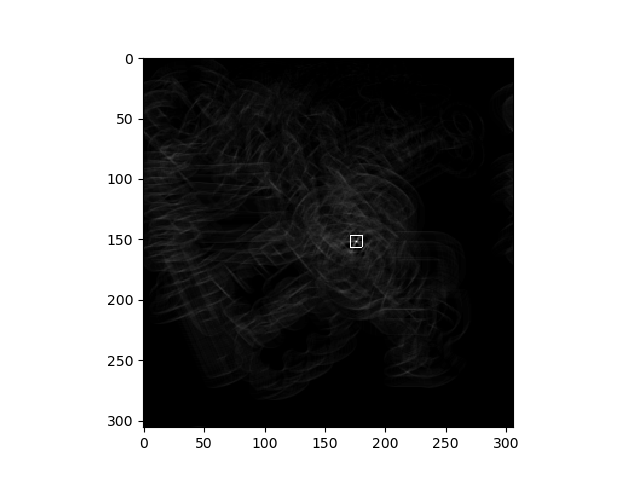
#> input picture generalised-hough-transform/acc-image.png, 640 x 480 px, given in place of r389.bmp, which was not available
$ python -i mp_dataset_gen.py   (imports and definitions only)
#> lines starting #> are read from the running program, lines starting #| are printed output that depends on the picture; after the words box and inside, x2 and y2 are one past the last pixel; in counts of white or black regions, pixels touching at a corner belong together; pictures that were not available may be replaced by others from this repository, and a replacement may not be noted
#! /usr/bin/python3

import os
import time
import random
import uuid

import numpy as np
import cv2
from scipy import ndimage as ndi

N_CPU = 56
N_DATA = 10
LABEL_ID_METADATA = {i: {"filename": f"r{i+1}.bmp", "name": f"r{i+1}"} for i in range(0, 488)}
dataset_out_path = "dataset_out"

def distort_image(img):
    """
    Apply distortion to image using forward mapping.
    """
    # Simulate deformation field
    N = 500
    sh = (N, N)
    img = cv2.resize(img, sh, interpolation=cv2.INTER_LINEAR)
    t = np.random.normal(size=sh)
    dx = ndi.gaussian_filter(t, 80, order=(0,1))
    dy = ndi.gaussian_filter(t, 80, order=(1,0))
    dx *= 30/dx.max()
    dy *= 30/dy.max()

    # Apply forward mapping
    yy, xx = np.indices(sh)
    xmap = (xx-dx).astype(np.float32)
    ymap = (yy-dy).astype(np.float32)
    warped = cv2.remap(img, xmap, ymap ,cv2.INTER_LINEAR)
    return warped

def random_flip(img):
    """
    Randomly flip image.
    """
    if np.random.rand() > 0.5:
        img = np.fliplr(img)
    if np.random.rand() > 0.5:
        img = np.flipud(img)
    return img

def random_rotate(img):
    """
    Randomly rotate image.
    """
    prob_dist = np.cos(np.arange(0, 360)/360*12.56)**200
    prob_dist = prob_dist / np.sum(prob_dist)
    angle = np.random.choice(np.arange(0, 360), p=prob_dist)
    img = ndi.rotate(img, angle, reshape=True)
    return img

def random_resize(img):
    """
    Randomly resize image.
    """
    scalex = np.random.uniform(0.3, 0.6)
    scaley = np.random.uniform(0.3, 0.6)
    img = cv2.resize(img, None, fx=scalex, fy=scaley, interpolation=cv2.INTER_LINEAR)
    return img


def crop_to_bbox(img: np.ndarray) -> np.ndarray:
    th = cv2.threshold(img, 20, 255, cv2.THRESH_BINARY + cv2.THRESH_OTSU)[1]
    coords = cv2.findNonZero(th)
    x, y, w, h = cv2.boundingRect(coords)
    return img[y: y+h, x: x+w]


def load_image(path: "str | int", add_noise: bool = False) -> np.ndarray:
    if isinstance(path, int):
        path = f'00_Oracle/LOBI_Roots/r{path}.bmp'
    img = cv2.imread(path, cv2.IMREAD_GRAYSCALE)
    img = 255 - img  # Invert image
    if add_noise:
        img = distort_image(img)
        img = random_flip(img)
        img = random_rotate(img)
        img = random_resize(img)
        img = crop_to_bbox(img)
    return img

def merge_images(images: "list[np.ndarray]") -> np.ndarray:
    # put images into a blank canvas, which is at random position
    # we also have to output the bounding box of each image, format: (x_center, y_center, w, h)
    IMG_SIZE = 500
    n = len(images)
    canvas = np.zeros((IMG_SIZE, IMG_SIZE))
    bounding_boxes = []
    for i in range(n):
        img = images[i]
        x = np.random.randint(0, IMG_SIZE - img.shape[1])
        y = np.random.randint(0, IMG_SIZE - img.shape[0])
        canvas[y: y+img.shape[0], x: x+img.shape[1]] = np.maximum(img, canvas[y: y+img.shape[0], x: x+img.shape[1]])
        bounding_boxes.append((x + img.shape[1] // 2, y + img.shape[0] // 2, img.shape[1], img.shape[0]))
    return canvas, bounding_boxes

def get_trainable_image(path: str, n_roots: int = None) -> np.ndarray:
    # path is a folder containing images
    randomly_selected_images = [random.choice(range(len(LABEL_ID_METADATA))) for _ in range(n_roots or random.randint(1, 5))]
    images = [load_image(os.path.join(path, LABEL_ID_METADATA[i]["filename"]), add_noise=True) for i in randomly_selected_images]
#> in load_image, img is the input picture: shape (480, 640); min 0, max 255, mean 143.9
#> in load_image, `img = 255 - img`:
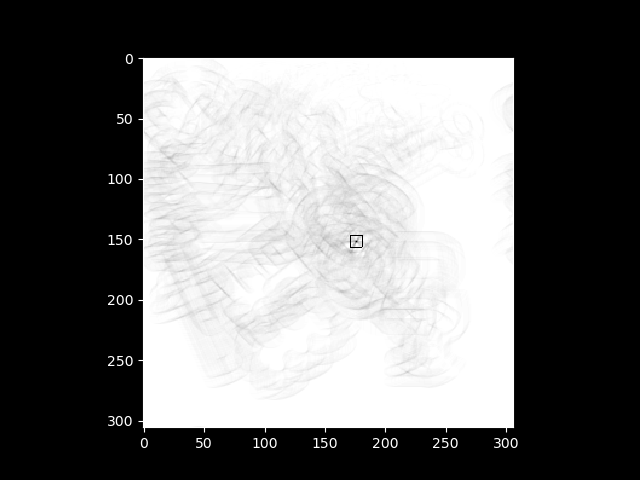
#> img: shape (480, 640); min 0, max 255, mean 111.1
#> in crop_to_bbox, `th = cv2.threshold(img, 20, 255, cv2.THRESH_BINARY + cv2.THRESH_OTSU)[1]`:
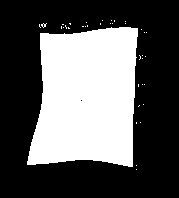
#> th: shape (198, 179); 36.1% white; 37 white regions (36 under 20 px), largest, box (x1, y1, x2, y2) and area: (27, 27, 138, 167) 12719
#> in crop_to_bbox, `coords = cv2.findNonZero(th)`: coords = contour of 12793 points, box (x1, y1, x2, y2) (27, 20, 147, 170), area 4589
#> in crop_to_bbox, `x, y, w, h = cv2.boundingRect(coords)`: x = 27; y = 20; w = 120; h = 150
#> in crop_to_bbox, `return img[y: y+h, x: x+w]`:
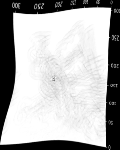
#> returned value: shape (150, 120); min 0, max 255, mean 176.5
#> in distort_image (call 2), `warped = cv2.remap(img, xmap, ymap ,cv2.INTER_LINEAR)`:
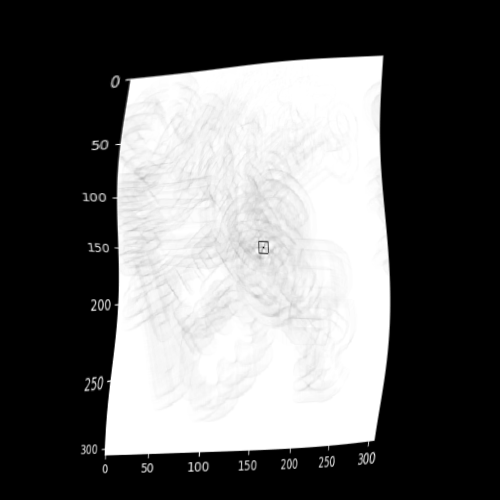
#> warped: shape (500, 500); min 0, max 255, mean 102.1
#> in random_rotate (call 2), `img = ndi.rotate(img, angle, reshape=True)`:
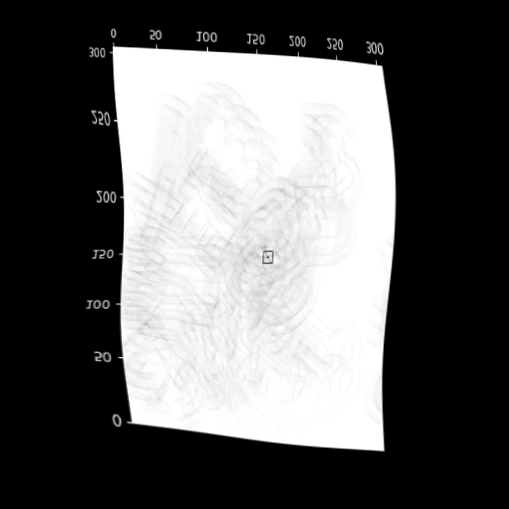
#> img: shape (509, 509); min 0, max 255, mean 98.6
#> in crop_to_bbox (call 2), `th = cv2.threshold(img, 20, 255, cv2.THRESH_BINARY + cv2.THRESH_OTSU)[1]`:
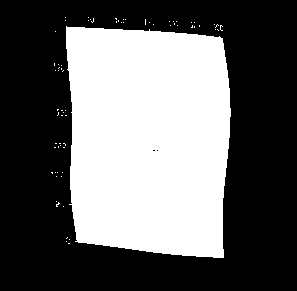
#> th: shape (291, 297); 39.8% white; 69 white regions (68 under 20 px), largest, box (x1, y1, x2, y2) and area: (66, 26, 231, 258) 34234
#> in crop_to_bbox (call 2), `coords = cv2.findNonZero(th)`: coords = contour of 34368 points, box (x1, y1, x2, y2) (51, 17, 231, 258), area 1044
#> in crop_to_bbox (call 2), `x, y, w, h = cv2.boundingRect(coords)`: x = 51; y = 17; w = 180; h = 241
#> in crop_to_bbox (call 2), `return img[y: y+h, x: x+w]`:
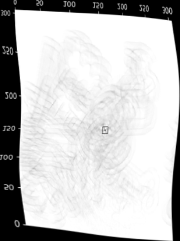
#> returned value: shape (241, 180); min 0, max 255, mean 196.2
    out_img, bounding_boxes = merge_images(images)

    id_ = uuid.uuid4().hex
    cv2.imwrite(os.path.join(dataset_out_path, 'images', f"{id_}.png"), out_img)
    with open(os.path.join(dataset_out_path, 'labels', f"{id_}.txt"), 'w') as f:
        for class_id, bb in zip(randomly_selected_images, bounding_boxes):
            f.write(f"{class_id} {bb[0]/500} {bb[1]/500} {bb[2]/500} {bb[3]/500}\n")


def get_batch_image(path: str, batch_size=16, multiprocessing=True) -> np.ndarray:
    if multiprocessing:
        import multiprocessing as mp
        from multiprocessing import Pool
        with Pool(mp.cpu_count()) as p:
            p.map(get_trainable_image, [path]*batch_size)

def test():
    os.makedirs(dataset_out_path, exist_ok=True)
    os.makedirs(os.path.join(dataset_out_path, 'images'), exist_ok=True)
    os.makedirs(os.path.join(dataset_out_path, 'labels'), exist_ok=True)

    path = "00_Oracle/LOBI_Roots"
    with open('label_metadata.txt', 'w') as f:
        f.write(str(LABEL_ID_METADATA))

    get_batch_image(path, N_DATA, multiprocessing=True)

# [2 lines not run here, left out]

#> (the run stopped early here; a loop or call above may not have finished)
